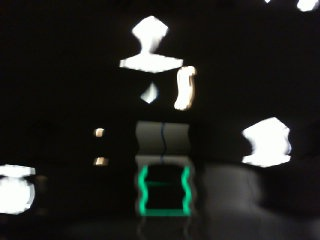
#> input picture images/2016-p2.jpg, 320 x 240 px
$ jupyter execute full.ipynb   (shell and % lines are left out)
#> lines starting #> are read from the running program, lines starting #| are printed output that depends on the picture; after the words box and inside, x2 and y2 are one past the last pixel; in counts of white or black regions, pixels touching at a corner belong together
First, you need to import NumPy and OpenCV so that you can use them.

[cell 1]
import numpy as np
import cv2

Feel free to ignore the following code, it allows you to show OpenCV images in this environment

[cell 2]
# Notebook setup + convenience functions
import matplotlib.pyplot as plt

def imshow(img):
    '''Function to show image, because matplotlib and OpenCV aren't a perfect match'''
    if len(img.shape) == 2 or img.shape[2] == 1:
        # grayscale image
        plt.imshow(cv2.cvtColor(img, cv2.COLOR_GRAY2RGB))
    else:
        # 'Color' image
        plt.imshow(cv2.cvtColor(img, cv2.COLOR_BGR2RGB))

This command shows the images that are available in the images directory. They are images from various FRC competitions.

OpenCV code to load an image and display it in the notebook

[cell 3]
img = cv2.imread('images/2016-p2.jpg')
#> img is the input picture: shape (240, 320, 3); mean B, G, R 33.7, 37.3, 36.4
imshow(img)

[cell 4]
hsv = cv2.cvtColor(img, cv2.COLOR_BGR2HSV)
#> hsv: shape (240, 320, 3); mean H, S, V 47.1, 76.2, 38.7
imshow(hsv)
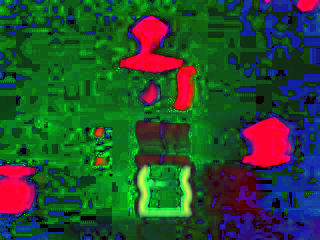
#> shown: shape (240, 320, 3); mean R, G, B 38.7, 76.2, 47.1

[cell 5]
lower = np.array([0, 145, 80])
upper = np.array([255, 255, 255])

filtered = cv2.inRange(hsv, lower, upper)
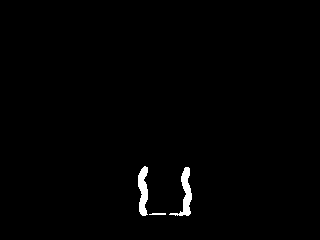
#> filtered: shape (240, 320); 0.99% white; 3 white regions, box (x1, y1, x2, y2) and area: (169, 167, 192, 216) 378, (138, 166, 148, 216) 355, (149, 213, 166, 215) 31
imshow(filtered)

$ run again, with images/2016-p0.jpg copied over images/2016-p2.jpg
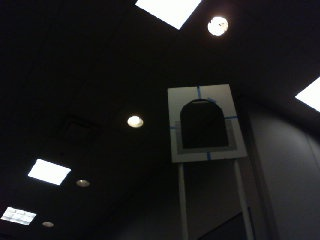
#> input picture images/2016-p0.jpg, 320 x 240 px
#> img is the input picture: shape (240, 320, 3); mean B, G, R 30.8, 30.9, 30.9
#> hsv: shape (240, 320, 3); mean H, S, V 71.4, 44.3, 32.9
#> `[cell 4] hsv = cv2.cvtColor(img, cv2.COLOR_BGR2HSV) imshow(hsv)`:
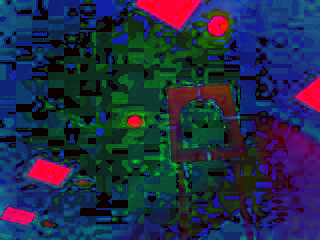
#> shown: shape (240, 320, 3); mean R, G, B 32.9, 44.3, 71.4
#> filtered: shape (240, 320); every value is 0

$ run again, with images/2016-p3.jpg copied over images/2016-p2.jpg
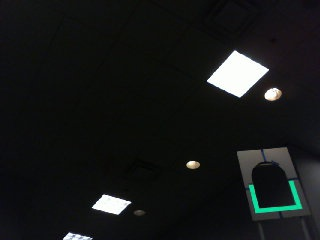
#> input picture images/2016-p3.jpg, 320 x 240 px
#> img is the input picture: shape (240, 320, 3); mean B, G, R 24.7, 25.2, 23.3
#> hsv: shape (240, 320, 3); mean H, S, V 77.6, 52.3, 26.8
#> `[cell 4] hsv = cv2.cvtColor(img, cv2.COLOR_BGR2HSV) imshow(hsv)`:
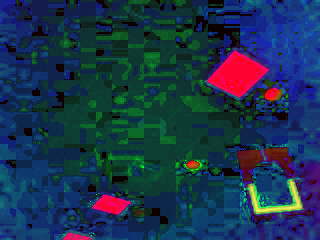
#> shown: shape (240, 320, 3); mean R, G, B 26.8, 52.3, 77.6
#> `filtered = cv2.inRange(hsv, lower, upper)`:
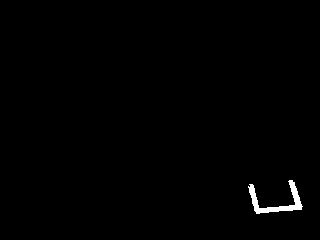
#> filtered: shape (240, 320); 0.69% white; 1 white region, box (x1, y1, x2, y2) and area: (248, 180, 303, 214) 530
